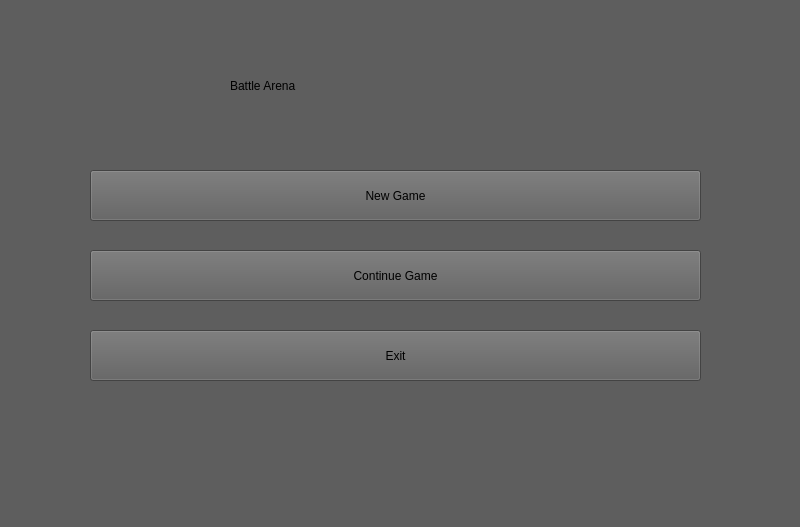
<?xml version="1.0" encoding="UTF-8"?>
<ui version="4.0">
 <class>MainWindow</class>
 <widget class="QMainWindow" name="MainWindow">
  <property name="geometry">
   <rect>
    <x>0</x>
    <y>0</y>
    <width>800</width>
    <height>527</height>
   </rect>
  </property>
  <property name="windowTitle">
   <string>MainWindow</string>
  </property>
  <property name="styleSheet">
   <string notr="true">background-color: rgb(94, 94, 94);</string>
  </property>
  <widget class="QWidget" name="centralwidget">
   <widget class="QStackedWidget" name="stackedWidget">
    <property name="geometry">
     <rect>
      <x>0</x>
      <y>-20</y>
      <width>801</width>
      <height>531</height>
     </rect>
    </property>
    <widget class="QWidget" name="page">
     <widget class="QLabel" name="label">
      <property name="geometry">
       <rect>
        <x>230</x>
        <y>70</y>
        <width>341</width>
        <height>71</height>
       </rect>
      </property>
      <property name="styleSheet">
       <string notr="true">font: 700 36pt &quot;DejaVu Sans&quot;;</string>
      </property>
      <property name="text">
       <string>Battle Arena</string>
      </property>
     </widget>
     <widget class="QPushButton" name="pushButton">
      <property name="geometry">
       <rect>
        <x>90</x>
        <y>190</y>
        <width>611</width>
        <height>51</height>
       </rect>
      </property>
      <property name="styleSheet">
       <string notr="true">font: 16pt &quot;DejaVu Sans&quot;;</string>
      </property>
      <property name="text">
       <string>New Game</string>
      </property>
     </widget>
     <widget class="QPushButton" name="pushButton_3">
      <property name="geometry">
       <rect>
        <x>90</x>
        <y>270</y>
        <width>611</width>
        <height>51</height>
       </rect>
      </property>
      <property name="styleSheet">
       <string notr="true">font: 16pt &quot;DejaVu Sans&quot;;</string>
      </property>
      <property name="text">
       <string>Continue Game</string>
      </property>
     </widget>
     <widget class="QPushButton" name="pushButton_2">
      <property name="geometry">
       <rect>
        <x>90</x>
        <y>350</y>
        <width>611</width>
        <height>51</height>
       </rect>
      </property>
      <property name="styleSheet">
       <string notr="true">font: 16pt &quot;DejaVu Sans&quot;;</string>
      </property>
      <property name="text">
       <string>Exit</string>
      </property>
     </widget>
    </widget>
    <widget class="QWidget" name="page_2"/>
   </widget>
  </widget>
  <widget class="QMenuBar" name="menubar">
   <property name="geometry">
    <rect>
     <x>0</x>
     <y>0</y>
     <width>800</width>
     <height>19</height>
    </rect>
   </property>
  </widget>
  <widget class="QStatusBar" name="statusbar"/>
 </widget>
 <resources/>
 <connections/>
</ui>
